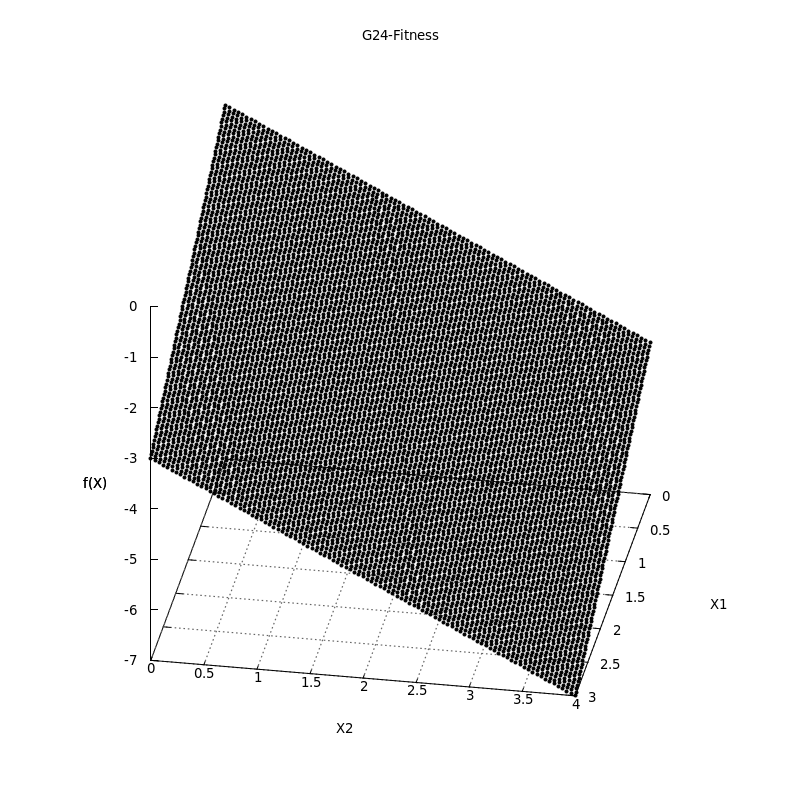

Write gnuplot code to recreate this figure.
set terminal pngcairo size 800,800 enhanced font 'Verdana,10'
set output "Fitness.png"
set title "G24-Fitness"
#
set yrange [0:4]
set xrange [0:3]
set xlabel "X1"
set ylabel "X2"
set zlabel "f(X)"
set grid ytics lt 0 lw 2 lc rgb "#666666"
set grid xtics lt 0 lw 2 lc rgb "#666666"
#
set ticslevel 0
set view 60,100
#
splot "Fitness.dat" using 1:2:3 title '' pt 7 ps 0.5 lt 0
